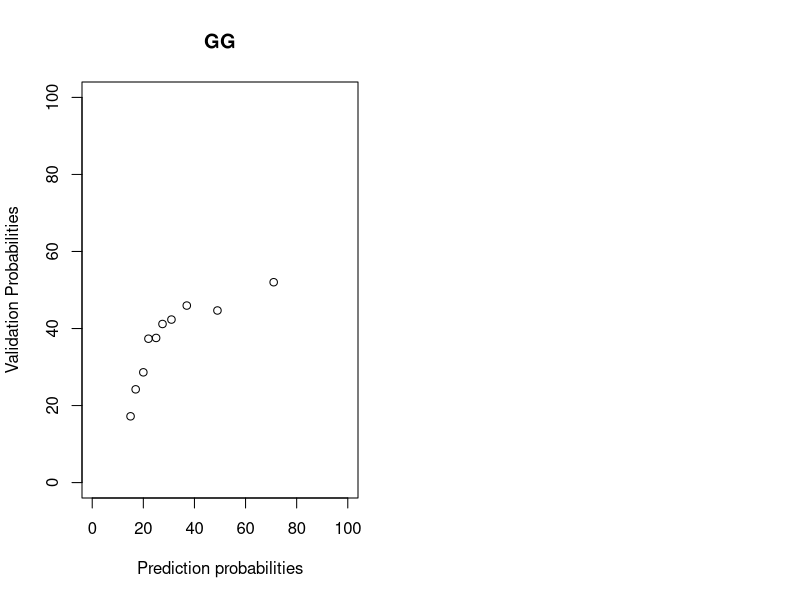

Here is the R script that generated this plot: (Note: this script raises an error after producing the figure.)
## Script converts prediction probabilities (e.g. from a random forest)
## to validation probabilities by relating validation match rates
## to the prediction probabilities. THe assumption is that the
## prediction probabilites reflect some kind of certainty in a prediction
## but must be validated and calibrated by an independent sample
## Credits: Travis Nauman, 4/20/2017

## Libraries
require(ggplot2)

## Import table with validation and prediction values along with prediction probabilities
setwd("C:/models/SoilGrids100m/forGithub")
## Table of independent field observations of soil classes
## must have attributes with field observed soil class (e.g. $pscsmodorg) and the map predicted soil class (e.g. $pscs_cn1)
## as well as the prediction probabilities for the mapped classes ($class_pprob)
pts = read.delim("uncert_pedons_forR_ttab_20170413.txt", header=TRUE)

## Pull out any NA or empty values: gg
ptsgg = subset(pts, pts$gg_c1n != "NA")
ptsgg = subset(pts, pts$gg_c1n != "")
ptsgg = subset(pts, pts$gg != "NA")
ptsgg = subset(pts, pts$gg != "")

## Pull out any NA or empty values: mPSC
pts = subset(pts, pts$pscs_c1n != "NA")
pts = subset(pts, pts$pscs_c1n != "")
pts = subset(pts, pts$pscsmodorg != "NA")
pts = subset(pts, pts$pscsmodorg != "")

## Create nominal categories to split distibution into strata to calculate val probs
## Number of splits will depend on the size of the validation set. Good to have at least 10
## instances in each strata. Much more is better
nbins = 12
nbinsgg = 10

## Use ggplot to cut sample into bins of ~equal sample size
pts$pbins = as.factor(as.numeric(cut_number(pts$pscs_pprob,nbins)))
ptsgg$pbins = as.factor(as.numeric(cut_number(ptsgg$gg_pprob,nbinsgg)))

## Tally matches of map predictions to field observations in each probability bin
pts$pscsmatch = ifelse(as.character(pts$pscsmodorg) == as.character(pts$pscs_c1n), 1, 0)
ptsgg$ggmatch = ifelse(as.character(ptsgg$gg) == as.character(ptsgg$gg_c1n), 1, 0)

## Create Index for rebinning
bindex = seq.int(1,nbins)
bindexgg = seq.int(1,nbinsgg)

## Create new DF for summarized val probs:mPSC
vprobdf = data.frame(bindex)
vprobdf$pprobs_mPSC = "na"
vprobdf$vprobs_mPSC = "na"

## Create new DF for summarized val probs:gg
vprobdfgg = data.frame(bindexgg)
vprobdfgg$pprobs_gg = "na"
vprobdfgg$vprobs_gg = "na"

## Loop through to subset and calculate new probs for mPSC
for(i in bindex){
  bindf = subset(pts, pts$pbins == i)
  vprob_mPSC = sum(bindf$pscsmatch)/length(bindf$pscsmatch)
  pprob_mPSC = median(bindf$pscs_pprob)
  vprobdf$pprobs_mPSC[vprobdf$bindex == i] = as.numeric(pprob_mPSC)
  vprobdf$vprobs_mPSC[vprobdf$bindex == i] = as.numeric(vprob_mPSC)
  rm(bindf)
  "done with"
  print(i)
}

## Loop through to subset and calculate new probs for gg
for(i in bindexgg){
  bindf = subset(ptsgg, ptsgg$pbins == i)
  vprob_gg = sum(bindf$ggmatch)/length(bindf$ggmatch)
  pprob_gg = median(bindf$gg_pprob)
  vprobdfgg$pprobs_gg[vprobdfgg$bindex == i] = as.numeric(pprob_gg)
  vprobdfgg$vprobs_gg[vprobdfgg$bindex == i] = as.numeric(vprob_gg)
  rm(bindf)
  "done with"
  print(i)
}

## Clean up mPSC
vprobdf$vprobs_mPSC = as.numeric(vprobdf$vprobs_mPSC) * 100
vprobdf$pprobs_mPSC = as.numeric(vprobdf$pprobs_mPSC)
## Clean up gg 
vprobdfgg$vprobs_gg = as.numeric(vprobdfgg$vprobs_gg) * 100
vprobdfgg$pprobs_gg = as.numeric(vprobdfgg$pprobs_gg)

## Plot relationships
par(mfrow=c(1,2))
plot(vprobdfgg$vprobs_gg~vprobdfgg$pprobs_gg, ylim = c(0,100), xlim = c(0,100), main = "GG", xlab = "Prediction probabilities", ylab = "Validation Probabilities")

## Model fits and raster rendering
library(raster)
## max prob rasters must be named pprob_#class.tif
rasters=stack(list.files(getwd(),pattern=".tif$",full.names=FALSE))
x <- seq(1,100)
x1 <- seq(1,100)
y1 <- seq(1,100)

#Linear-log regression: GG
fitloggg = lm(vprobs_gg~log(pprobs_gg), data = vprobdfgg)
yfitloggg = predict(fitloggg, data.frame(pprobs_gg = x))
lines(x, yfitloggg, col = 'blue')
lines(x1,y1)
## To predict with GG prediction probability map (pprobs_gg.tif)
#predict(rasters, fitloggg, type="response",index=2,na.rm=TRUE,progress="window",dataType = 'INT1U',overwrite=TRUE,filename="valprobs_GG.tif")

## Linear-log regression: mPSC
plot(vprobdf$vprobs_mPSC~vprobdf$pprobs_mPSC, ylim = c(0,100), xlim = c(0,100), main = "mPSC", xlab = "Prediction probabilities", ylab = "Validation Probabilities")
fitlog = lm(vprobs_mPSC~log(pprobs_mPSC), data = vprobdf)
yfitlog = predict(fitlog, data.frame(pprobs_mPSC = x))
lines(x, yfitlog, col = 'blue')
lines(x1,y1)
## To predict with mPSC prediction probability map (pprob_mPSC.tif)
#predict(rasters, fitlog, type="response",index=2,na.rm=TRUE,progress="window",dataType = 'INT1U',overwrite=TRUE,filename="valprobs_mPSC.tif")
